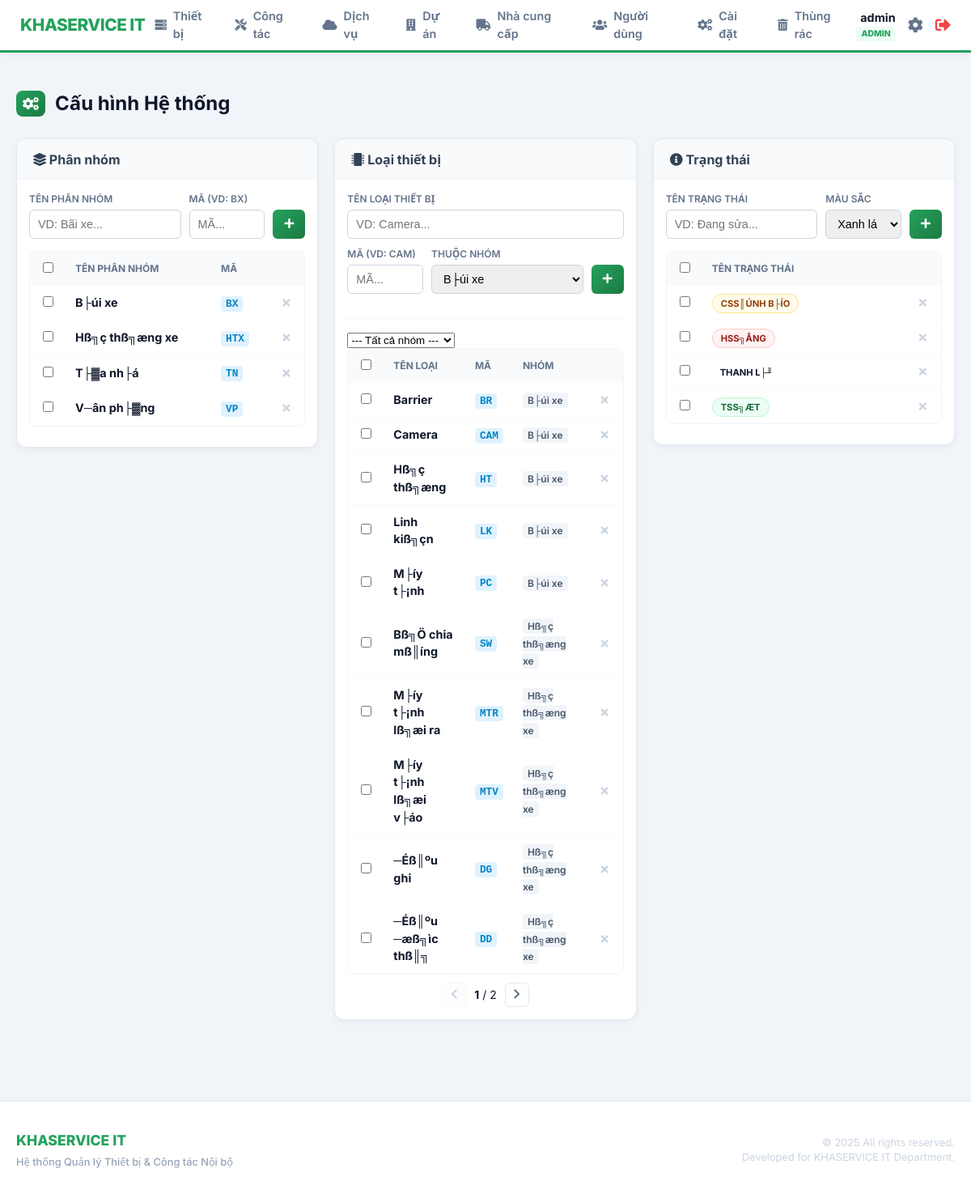
Page /index.php?page=settings/system (signed in) on the committed database.
### tables this page shows
CREATE TABLE `settings_device_groups` (
  `id` int(11) NOT NULL AUTO_INCREMENT,
  `group_name` varchar(100) NOT NULL,
  `group_code` varchar(20) DEFAULT NULL,
  PRIMARY KEY (`id`),
  UNIQUE KEY `group_name` (`group_name`)
);

CREATE TABLE `settings_device_types` (
  `id` int(11) NOT NULL AUTO_INCREMENT,
  `type_name` varchar(100) NOT NULL,
  `type_code` varchar(20) DEFAULT NULL,
  `group_name` varchar(100) DEFAULT 'V─ân ph├▓ng',
  `created_at` timestamp NOT NULL DEFAULT current_timestamp(),
  PRIMARY KEY (`id`),
  UNIQUE KEY `type_name` (`type_name`)
);

CREATE TABLE `settings_device_statuses` (
  `id` int(11) NOT NULL AUTO_INCREMENT,
  `status_name` varchar(100) NOT NULL,
  `color_class` varchar(50) DEFAULT 'status-default',
  `created_at` timestamp NOT NULL DEFAULT current_timestamp(),
  PRIMARY KEY (`id`),
  UNIQUE KEY `status_name` (`status_name`)
);

### modules/settings/system.php (the view, shortened to what this page needs)
<?php
try {
    $pdo->exec("CREATE TABLE IF NOT EXISTS settings_device_groups (
        id INT AUTO_INCREMENT PRIMARY KEY,
        group_name VARCHAR(100) NOT NULL UNIQUE
    ) ENGINE=InnoDB DEFAULT CHARSET=utf8mb4 COLLATE=utf8mb4_unicode_ci");
} catch (PDOException $e) {  }
function get_pagination_data($pdo, $table, $page_param, $limit = 5, $order_by = 'id DESC', $where_sql = '', $params = []) {
    $page = isset($_GET[$page_param]) ? max(1, (int)$_GET[$page_param]) : 1;
    $offset = ($page - 1) * $limit;
    $count_sql = "SELECT COUNT(*) FROM $table $where_sql";
    $total_stmt = $pdo->prepare($count_sql);
    $total_stmt->execute($params);
    $total_rows = $total_stmt->fetchColumn();
    $total_pages = ceil($total_rows / $limit);
    $sql = "SELECT * FROM $table $where_sql ORDER BY $order_by LIMIT ? OFFSET ?";
    $stmt = $pdo->prepare($sql);
    $param_index = 1;
    $stmt->bindValue($param_index++, (int)$limit, PDO::PARAM_INT);
    $stmt->bindValue($param_index++, (int)$offset, PDO::PARAM_INT);
    $stmt->execute();
    return [
        'data' => $stmt->fetchAll(),
        'total_pages' => $total_pages,
        'current_page' => $page,
        'param' => $page_param
    ];
}
$where_type = '';
$params_type = [];
$groupsData   = get_pagination_data($pdo, 'settings_device_groups', 'page_g', 10, 'group_name ASC');
$typesData    = get_pagination_data($pdo, 'settings_device_types', 'page_t', 10, 'group_name, type_name ASC', $where_type, $params_type);
$statusesData = get_pagination_data($pdo, 'settings_device_statuses', 'page_s', 10, 'status_name ASC');
$allGroups = $pdo->query("SELECT group_name, group_code FROM settings_device_groups ORDER BY group_name ASC")->fetchAll();
?>
<div class="page-header">
    <h2><i class="fas fa-cogs"></i> Cấu hình Hệ thống</h2>
</div>
<div class="settings-layout-grid">
    <div class="settings-card">
        <div class="card-header">
            <h3><i class="fas fa-layer-group"></i> Phân nhóm</h3>
        </div>
        <div class="card-content">
            <form action="" method="POST" class="settings-form-stacked">
                <div class="form-row-split">
                    <div class="form-col" style="flex: 2;">
                        <label>Tên Phân nhóm</label>
                        <input type="text" name="group_name" placeholder="VD: Bãi xe..." required>
                    </div>
                    <div class="form-col" style="flex: 1;">
                        <label>Mã (VD: BX)</label>
                        <input type="text" name="group_code" placeholder="Mã..." class="uppercase-input">
                    </div>
                    <div class="form-col-btn">
                        <label>&nbsp;</label>
                        <button type="submit" class="btn btn-primary"><i class="fas fa-plus"></i></button>
                    </div>
                </div>
            </form>
            <form id="form-list-group" action="" method="POST">
                <div class="settings-table-wrapper">
                    <table class="settings-table">
                        <thead>
                            <tr>
                                <th width="30"><input type="checkbox" onchange="toggleSelectAll(this, 'form-list-group')"></th>
                                <th>Tên Phân nhóm</th>
                                <th>Mã</th>
                                <th width="40"></th>
                            </tr>
                        </thead>
                        <tbody>
                            <?php foreach ($groupsData['data'] as $g): ?>
                                <tr>
                                    <td><input type="checkbox" name="ids[]" value="<?php echo $g['id']; ?>" onchange="updateBulkState('form-list-group', 'bulk-actions-group')"></td>
                                    <td class="font-bold"><?php echo htmlspecialchars($g['group_name']); ?></td>
                                    <td><?php if($g['group_code']): ?><span class="badge-code"><?php echo htmlspecialchars($g['group_code']); ?></span><?php endif; ?></td>
                                    <td class="text-right">
                                        <button type="button" class="btn-delete-tiny" onclick="confirmDeleteSingle('delete_group', <?php echo $g['id']; ?>)">
                                            <i class="fas fa-times"></i>
                                        </button>
                                    </td>
                                </tr>
                            <?php endforeach; ?>
                        </tbody>
                    </table>
                </div>
            </form>
        </div>
    </div>
    <div class="settings-card">
        <div class="card-header">
            <h3><i class="fas fa-microchip"></i> Loại thiết bị</h3>
        </div>
        <div class="card-content">
            <form action="" method="POST" class="settings-form-stacked">
                <div class="form-group-custom">
                    <div class="form-row-full">
                        <label>Tên Loại thiết bị</label>
                        <input type="text" name="type_name" placeholder="VD: Camera..." required>
                    </div>
                    <div class="form-row-split">
                        <div class="form-col" style="flex: 1;">
                            <label>Mã (VD: CAM)</label>
                            <input type="text" name="type_code" placeholder="Mã..." class="uppercase-input">
                        </div>
                        <div class="form-col" style="flex: 2;">
                            <label>Thuộc nhóm</label>
                            <select name="group_name">
                                <?php if (empty($allGroups)): ?>
                                    <option value="">-- Trống --</option>
                                <?php else: ?>
                                    <?php foreach ($allGroups as $g): ?>
                                        <option value="<?php echo htmlspecialchars($g['group_name']); ?>"><?php echo htmlspecialchars($g['group_name']); ?></option>
                                    <?php endforeach; ?>
                                <?php endif; ?>
                            </select>
                        </div>
                        <div class="form-col-btn">
                            <label>&nbsp;</label>
                            <button type="submit" class="btn btn-primary btn-full-height" <?php echo empty($allGroups) ? 'disabled' : ''; ?>><i class="fas fa-plus"></i></button>
                        </div>
                    </div>
                </div>
            </form>
            <hr class="separator">
            <div class="filter-wrapper">
                <select class="form-select filter-select" onchange="filterTypes(this.value)">
                    <option value="">--- Tất cả nhóm ---</option>
                </select>
            </div>
            <form id="form-list-type" action="" method="POST">
                <div class="settings-table-wrapper">
                    <table class="settings-table">
                        <thead>
                            <tr>
                                <th width="30"><input type="checkbox" onchange="toggleSelectAll(this, 'form-list-type')"></th>
                                <th>Tên loại</th>
                                <th>Mã</th>
                                <th>Nhóm</th>
                                <th width="40"></th>
                            </tr>
                        </thead>
                        <tbody>
                            <?php foreach ($typesData['data'] as $t): ?>
                                <tr>
                                    <td><input type="checkbox" name="ids[]" value="<?php echo $t['id']; ?>" onchange="updateBulkState('form-list-type', 'bulk-actions-type')"></td>
                                    <td class="font-bold"><?php echo htmlspecialchars($t['type_name']); ?></td>
                                    <td><?php if($t['type_code']): ?><span class="badge-code"><?php echo htmlspecialchars($t['type_code']); ?></span><?php endif; ?></td>
                                    <td><span class="badge-soft"><?php echo htmlspecialchars($t['group_name']); ?></span></td>
                                    <td class="text-right">
                                        <button type="button" class="btn-delete-tiny" onclick="confirmDeleteSingle('delete_type', <?php echo $t['id']; ?>)">
                                            <i class="fas fa-times"></i>
                                        </button>
                                    </td>
                                </tr>
                            <?php endforeach; ?>
                        </tbody>
                    </table>
                </div>
            </form>
             <?php render_pagination($typesData); ?>
        </div>
    </div>
    <div class="settings-card">
        <div class="card-header">
            <h3><i class="fas fa-info-circle"></i> Trạng thái</h3>
        </div>
        <div class="card-content">
            <form action="" method="POST" class="settings-form-stacked">
                <div class="form-row-split">
                    <div class="form-col" style="flex: 2;">
                        <label>Tên Trạng thái</label>
                        <input type="text" name="status_name" placeholder="VD: Đang sửa..." required>
                    </div>
                    <div class="form-col" style="flex: 1;">
                        <label>Màu sắc</label>
                        <select name="color_class">
                            <option value="status-active">Xanh lá</option>
                        </select>
                    </div>
                    <div class="form-col-btn">
                        <label>&nbsp;</label>
                        <button type="submit" class="btn btn-primary"><i class="fas fa-plus"></i></button>
                    </div>
                </div>
            </form>
            <form id="form-list-status" action="" method="POST">
                <div class="settings-table-wrapper">
                    <table class="settings-table">
                        <thead>
                            <tr>
                                <th width="30"><input type="checkbox" onchange="toggleSelectAll(this, 'form-list-status')"></th>
                                <th>Tên trạng thái</th>
                                <th width="40"></th>
                            </tr>
                        </thead>
                        <tbody>
                            <?php foreach ($statusesData['data'] as $s): ?>
                                <tr>
                                    <td><input type="checkbox" name="ids[]" value="<?php echo $s['id']; ?>" onchange="updateBulkState('form-list-status', 'bulk-actions-status')"></td>
                                    <td><span class="badge <?php echo $s['color_class']; ?>"><?php echo htmlspecialchars($s['status_name']); ?></span></td>
                                    <td class="text-right">
                                        <button type="button" class="btn-delete-tiny" onclick="confirmDeleteSingle('delete_status', <?php echo $s['id']; ?>)">
                                            <i class="fas fa-times"></i>
                                        </button>
                                    </td>
                                </tr>
                            <?php endforeach; ?>
                        </tbody>
                    </table>
                </div>
            </form>
        </div>
    </div>
</div>
<?php
function render_pagination($data) {
    if ($data['total_pages'] <= 1) return;
    $param = $data['param']; $current = $data['current_page']; $total = $data['total_pages'];
    $query = $_GET;
    echo '<div class="pagination-styled">';
    if ($current > 1) { $query[$param] = $current - 1; echo '<a href="index.php?'.http_build_query($query).'" class="page-link"><i class="fas fa-chevron-left"></i></a>'; }
    else { echo '<span class="page-link disabled"><i class="fas fa-chevron-left"></i></span>'; }
    echo '<span class="page-info"><strong>'.$current.'</strong> / '.$total.'</span>';
    if ($current < $total) { $query[$param] = $current + 1; echo '<a href="index.php?'.http_build_query($query).'" class="page-link"><i class="fas fa-chevron-right"></i></a>'; }
    else { echo '<span class="page-link disabled"><i class="fas fa-chevron-right"></i></span>'; }
    echo '</div>';
}
?>

### assets/css/style.css (style rules this page uses)
html { -ms-overflow-style: none; scrollbar-width: none; }
:root { --primary-color: #24a25c; --primary-light-color: #4dc581; --primary-dark-color: #1b7a43; --gradient-primary: linear-gradient(135deg, #24a25c 0%, #1b7a43 100%); --gradient-warning: linear-gradient(135deg, #f59e0b 0%, #d97706 100%); --gradient-error: linear-gradient(135deg, #ef4444 0%, #b91c1c 100%); --gradient-info: linear-gradient(135deg, #3b82f6 0%, #2563eb 100%); --secondary-color: #475569; --text-color: #0f172a; --text-light-color: #64748b; --background-color: #f1f5f9; --card-bg: #ffffff; --border-color: #cbd5e1; --transition-speed: 0.2s; --border-radius-base: 6px; --border-radius-card: 12px; --success-bg: #dcfce7; --success-text: #166534; --error-bg: #fee2e2; --error-text: #991b1b; --warning-bg: #fffbeb; --warning-text: #92400e; }
body { font-family: 'Inter', 'Segoe UI', sans-serif; line-height: 1.5; color: var(--text-color); background-color: var(--background-color); margin: 0; font-size: 14px; }
.btn { display: inline-flex; align-items: center; justify-content: center; padding: 0 15px; height: 34px; border: none; border-radius: var(--border-radius-base); cursor: pointer; font-size: 0.85rem; font-weight: 600; text-decoration: none; transition: all var(--transition-speed); gap: 6px; white-space: nowrap; }
.btn-primary { background: var(--gradient-primary); color: white; }
.page-header { display: flex; justify-content: space-between; align-items: center; margin-bottom: 25px; }
.page-header h2 { font-size: 1.5rem; margin: 0; display: flex; align-items: center; gap: 12px; }
.page-header h2 i { color: #fff; background: var(--gradient-primary); padding: 8px; border-radius: 8px; font-size: 1rem; }
.badge { padding: 4px 10px; border-radius: 20px; font-size: 0.7rem; font-weight: 700; text-transform: uppercase; }
.status-active { background: #ecfdf5; color: #166534; border: 1px solid #bbf7d0; }
.status-error { background: #fef2f2; color: #991b1b; border: 1px solid #fecaca; }
.status-warning { background: #fffbeb; color: #92400e; border: 1px solid #fde68a; }
.page-link { width: 32px; height: 32px; display: inline-flex; align-items: center; justify-content: center; border: 1px solid #e2e8f0; border-radius: 6px; text-decoration: none; color: var(--secondary-color); margin: 0 2px; font-size: 0.85rem; font-weight: 600; transition: all 0.2s; }
.page-link.disabled { opacity: 0.3; pointer-events: none; background-color: #f8fafc; }
.font-bold { font-weight: 700; }

### assets/css/layout.css (style rules this page uses)
* { box-sizing: border-box; }
html, body { height: 100%; margin: 0; max-width: 100%; overflow-x: hidden; }
body { display: flex; flex-direction: column; background-color: var(--background-color); }

### rows in the picture
settings_device_groups: group_name "B├úi xe", group_code "BX"
settings_device_groups: group_name "Hß╗ç thß╗æng xe", group_code "HTX"
settings_device_groups: group_name "T├▓a nh├á", group_code "TN"
settings_device_groups: group_name "V─ân ph├▓ng", group_code "VP"
settings_device_types: type_name "Barrier", type_code "BR", group_name "B├úi xe"
settings_device_types: type_name "Camera", type_code "CAM", group_name "B├úi xe"
settings_device_types: type_name "Hß╗ç thß╗æng", type_code "HT", group_name "B├úi xe"
settings_device_types: type_name "Linh kiß╗çn", type_code "LK", group_name "B├úi xe"
settings_device_types: type_name "M├íy t├¡nh", type_code "PC", group_name "B├úi xe"
settings_device_types: type_name "Bß╗Ö chia mß║íng", type_code "SW", group_name "Hß╗ç thß╗æng xe"
settings_device_types: type_name "M├íy t├¡nh lß╗æi ra", type_code "MTR", group_name "Hß╗ç thß╗æng xe"
settings_device_types: type_name "M├íy t├¡nh lß╗æi v├áo", type_code "MTV", group_name "Hß╗ç thß╗æng xe"
settings_device_types: type_name "─Éß║ºu ghi", type_code "DG", group_name "Hß╗ç thß╗æng xe"
settings_device_types: type_name "─Éß║ºu ─æß╗ìc thß║╗", type_code "DD", group_name "Hß╗ç thß╗æng xe"
settings_device_statuses: status_name "CSS║ÚNH B├ÍO"
settings_device_statuses: status_name "HSS╗ÅNG"
settings_device_statuses: status_name "THANH L├╜"
settings_device_statuses: status_name "TSS╗ÆT"

### other values in the picture
$_SESSION['fullname'] "admin"
$_SESSION['role'] "ADMIN"
$current "1"
$total "2"
form field group_name "B├úi xe"
